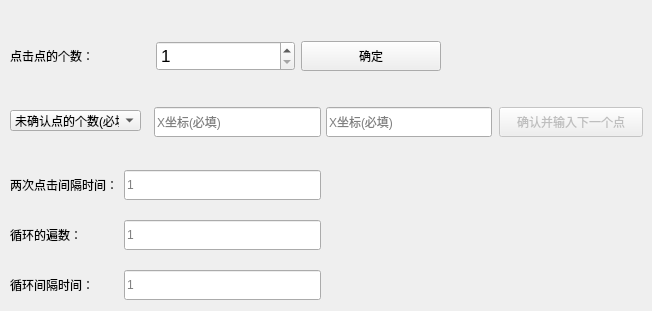
   <widget class="QWidget" name="multi_touch_test">
    <attribute name="title">
     <string>多点点击测试</string>
    </attribute>
    <widget class="QLineEdit" name="v_m_touch_pos_x">
     <property name="geometry">
      <rect>
       <x>154</x>
       <y>107</y>
       <width>167</width>
       <height>30</height>
      </rect>
     </property>
     <property name="minimumSize">
      <size>
       <width>0</width>
       <height>30</height>
      </size>
     </property>
     <property name="maximumSize">
      <size>
       <width>16777215</width>
       <height>30</height>
      </size>
     </property>
     <property name="placeholderText">
      <string>X坐标(必填)</string>
     </property>
    </widget>
    <widget class="QLineEdit" name="v_m_touch_pos_y">
     <property name="geometry">
      <rect>
       <x>326</x>
       <y>107</y>
       <width>166</width>
       <height>30</height>
      </rect>
     </property>
     <property name="minimumSize">
      <size>
       <width>0</width>
       <height>30</height>
      </size>
     </property>
     <property name="maximumSize">
      <size>
       <width>16777215</width>
       <height>30</height>
      </size>
     </property>
     <property name="placeholderText">
      <string>X坐标(必填)</string>
     </property>
    </widget>
    <widget class="QPushButton" name="multiTouchNextPointButton">
     <property name="enabled">
      <bool>false</bool>
     </property>
     <property name="geometry">
      <rect>
       <x>499</x>
       <y>107</y>
       <width>144</width>
       <height>30</height>
      </rect>
     </property>
     <property name="minimumSize">
      <size>
       <width>0</width>
       <height>30</height>
      </size>
     </property>
     <property name="maximumSize">
      <size>
       <width>16777215</width>
       <height>30</height>
      </size>
     </property>
     <property name="text">
      <string>确认并输入下一个点</string>
     </property>
    </widget>
    <widget class="QWidget" name="layoutWidget">
     <property name="geometry">
      <rect>
       <x>10</x>
       <y>40</y>
       <width>431</width>
       <height>32</height>
      </rect>
     </property>
     <layout class="QHBoxLayout" name="horizontalLayout_3">
      <item>
       <widget class="QLabel" name="m_touch_point_num">
        <property name="whatsThis">
         <string>&lt;html&gt;&lt;head/&gt;&lt;body&gt;&lt;p&gt;多次点击测试终点击点的个数，调整个数之后必须点击确定，以确定个数。&lt;/p&gt;&lt;/body&gt;&lt;/html&gt;</string>
        </property>
        <property name="text">
         <string>点击点的个数：</string>
        </property>
       </widget>
      </item>
      <item>
       <widget class="QSpinBox" name="v_m_touch_point_num">
        <property name="minimumSize">
         <size>
          <width>0</width>
          <height>30</height>
         </size>
        </property>
        <property name="maximumSize">
         <size>
          <width>16777215</width>
          <height>30</height>
         </size>
        </property>
        <property name="font">
         <font>
          <pointsize>13</pointsize>
         </font>
        </property>
        <property name="minimum">
         <number>1</number>
        </property>
        <property name="maximum">
         <number>10</number>
        </property>
        <property name="value">
         <number>1</number>
        </property>
       </widget>
      </item>
      <item>
       <widget class="QPushButton" name="confirmMultiTouchTestButton">
        <property name="minimumSize">
         <size>
          <width>0</width>
          <height>30</height>
         </size>
        </property>
        <property name="maximumSize">
         <size>
          <width>16777215</width>
          <height>30</height>
         </size>
        </property>
        <property name="text">
         <string>确定</string>
        </property>
       </widget>
      </item>
     </layout>
    </widget>
    <widget class="QComboBox" name="pointSelectComboBox">
     <property name="geometry">
      <rect>
       <x>10</x>
       <y>110</y>
       <width>131</width>
       <height>21</height>
      </rect>
     </property>
     <property name="whatsThis">
      <string>设置多点点击的point的个数数后，可以在这里编辑每个点的信息
如果没有设置好每个点的坐标，会有相应提示，请补充完成</string>
     </property>
     <property name="autoFillBackground">
      <bool>true</bool>
     </property>
     <property name="editable">
      <bool>false</bool>
     </property>
     <property name="duplicatesEnabled">
      <bool>false</bool>
     </property>
     <property name="frame">
      <bool>true</bool>
     </property>
     <item>
      <property name="text">
       <string>未确认点的个数(必填)</string>
      </property>
     </item>
    </widget>
    <widget class="QWidget" name="layoutWidget">
     <property name="geometry">
      <rect>
       <x>10</x>
       <y>170</y>
       <width>311</width>
       <height>132</height>
      </rect>
     </property>
     <layout class="QFormLayout" name="formLayout">
      <property name="verticalSpacing">
       <number>20</number>
      </property>
      <item row="0" column="0">
       <widget class="QLabel" name="m_touch_i_time">
        <property name="whatsThis">
         <string>&lt;html&gt;&lt;head/&gt;&lt;body&gt;&lt;p&gt;两次点击间隔时间。取值范围为&amp;gt;0的浮点数。不填默认为1。单位为秒。&lt;/p&gt;&lt;/body&gt;&lt;/html&gt;</string>
        </property>
        <property name="text">
         <string>两次点击间隔时间：</string>
        </property>
       </widget>
      </item>
      <item row="0" column="1">
       <widget class="QLineEdit" name="v_m_touch_i_time">
        <property name="minimumSize">
         <size>
          <width>0</width>
          <height>30</height>
         </size>
        </property>
        <property name="maximumSize">
         <size>
          <width>16777215</width>
          <height>30</height>
         </size>
        </property>
        <property name="placeholderText">
         <string>1</string>
        </property>
       </widget>
      </item>
      <item row="1" column="0">
       <widget class="QLabel" name="m_touch_loop_num">
        <property name="whatsThis">
         <string>&lt;html&gt;&lt;head/&gt;&lt;body&gt;&lt;p&gt;执行循环的次数。取值范围为&amp;gt;=1的整数。不填默认为1。单位为次。&lt;/p&gt;&lt;p&gt;&lt;br/&gt;&lt;/p&gt;&lt;/body&gt;&lt;/html&gt;</string>
        </property>
        <property name="text">
         <string>循环的遍数：</string>
        </property>
       </widget>
      </item>
      <item row="1" column="1">
       <widget class="QLineEdit" name="v_m_touch_loop_num">
        <property name="minimumSize">
         <size>
          <width>0</width>
          <height>30</height>
         </size>
        </property>
        <property name="maximumSize">
         <size>
          <width>16777215</width>
          <height>30</height>
         </size>
        </property>
        <property name="placeholderText">
         <string>1</string>
        </property>
       </widget>
      </item>
      <item row="2" column="0">
       <widget class="QLabel" name="m_touch_loop_i_time">
        <property name="whatsThis">
         <string>&lt;html&gt;&lt;head/&gt;&lt;body&gt;&lt;p&gt;两次循环间隔时间。取值范围为&amp;gt;0的浮点数。不填默认为1。单位为秒。&lt;/p&gt;&lt;/body&gt;&lt;/html&gt;</string>
        </property>
        <property name="text">
         <string>循环间隔时间：</string>
        </property>
       </widget>
      </item>
      <item row="2" column="1">
       <widget class="QLineEdit" name="v_m_touch_loop_i_time">
        <property name="minimumSize">
         <size>
          <width>0</width>
          <height>30</height>
         </size>
        </property>
        <property name="maximumSize">
         <size>
          <width>16777215</width>
          <height>30</height>
         </size>
        </property>
        <property name="placeholderText">
         <string>1</string>
        </property>
       </widget>
      </item>
     </layout>
    </widget>
   </widget>
